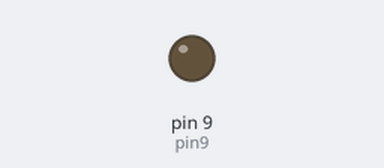
A sketch run on a simulated Arduino Uno, built with avr-gcc and run on an emulated ATmega328P. Parts: output pins drawn as LEDs (lit = HIGH).

Above: at 0.05 s.
At 0.85 s:
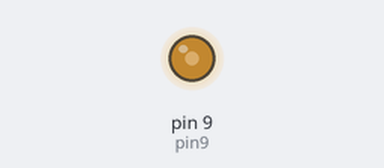
At 1.65 s:
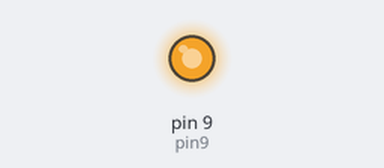
At 3.25 s:
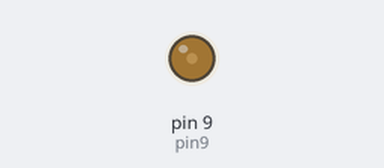
Timing chart, 0 to 8.4 s (numbered marks = the images above):
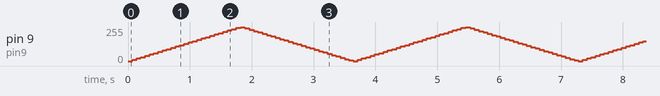

The sketch:

L1_Analog.ino.ino
```cpp
int pin9=9;
int brightness = 0;

void setup() {

  pinMode(pin9,OUTPUT);

}

void loop() {

//  // Increase brightness from 0 to 255 in steps of 5
//   for (brightness = 0; brightness <= 255; brightness += 5) {
//     analogWrite(pin9, brightness); // Set LED brightness
//     delay(50); // Wait for 50ms
//   }

//   // Decrease brightness from 255 to 0 in steps of 5
//   for (brightness = 255; brightness >= 0; brightness -= 5) {
//     analogWrite(pin9, brightness); // Set LED brightness
//     delay(50); // Wait for 50ms
//   }

LedDimmer(pin9,70,10);

}


void LedDimmer(int PinNUM,int delayTime,int step){
   for (brightness = 0; brightness <= 255; brightness += step) {
    analogWrite(PinNUM, brightness); // Set LED brightness
    delay(delayTime); // Wait for 50ms
  }

  // Decrease brightness from 255 to 0 in steps of 5
  for (brightness = 255; brightness >= 0; brightness -= step) {
    analogWrite(PinNUM, brightness); // Set LED brightness
    delay(delayTime); // Wait for 50ms
  }
}
```
